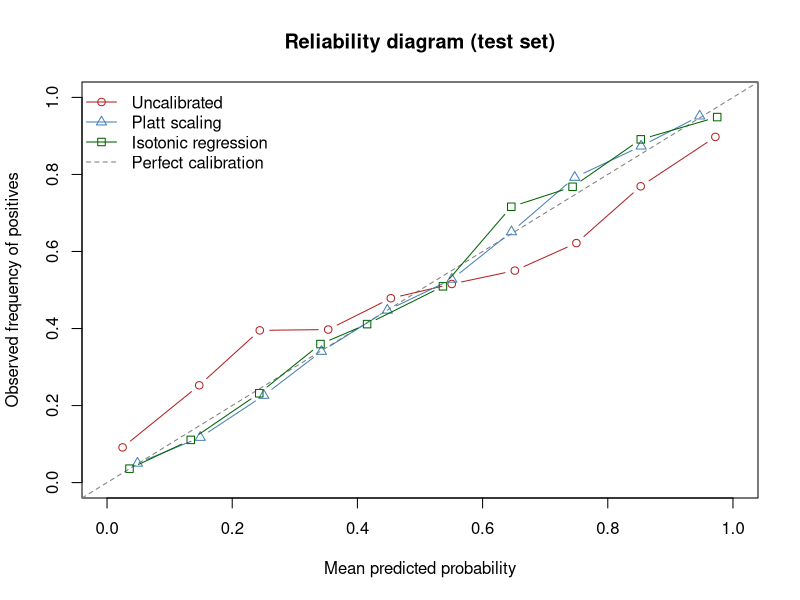

Recreate this plot in R.
## ---- chunk 1
#| include: false
suppressPackageStartupMessages(library(tidyverse))
## ---- chunk 2
methods_tbl <- data.frame(
  Method = c("Platt scaling", "Isotonic regression", "Temperature scaling"),
  Form = c("Logistic sigmoid g(s)=1/(1+exp(As+B))",
           "Monotone step function (PAV)",
           "Softmax with logits/T"),
  Parameters = c("2 (A, B)", "Non-parametric", "1 (T)"),
  `Data appetite` = c("Small", "Large", "Very small"),
  `Best for` = c("Smooth sigmoidal distortion (SVM, boosting)",
                 "Arbitrary monotone distortion, ample data",
                 "Confidence inflation in neural nets"),
  check.names = FALSE
)
knitr::kable(
  methods_tbl,
  caption = "Recalibration methods compared by functional form, parameter count, data requirements, and typical use case."
)
## ---- chunk 3
set.seed(1301)

# Simulate a binary problem with two informative features.
n <- 9000
x1 <- rnorm(n)
x2 <- rnorm(n)
lin <- -0.4 + 1.6 * x1 - 1.2 * x2          # true log-odds
p_true <- 1 / (1 + exp(-lin))               # true P(Y=1 | x)
y <- rbinom(n, size = 1, prob = p_true)

# Three-way split: train / calibration / test.
idx <- sample(rep(c("train", "calib", "test"), length.out = n))
train <- idx == "train"
calib <- idx == "calib"
test  <- idx == "test"

dat <- data.frame(x1 = x1, x2 = x2, y = y)

# Fit an honest logistic model, then DELIBERATELY distort its
# probabilities to mimic an over-confident classifier. Squaring the
# odds ratio pushes probabilities toward 0 and 1 while preserving rank.
fit <- glm(y ~ x1 + x2, data = dat[train, ], family = binomial())

raw_logodds <- predict(fit, newdata = dat, type = "link")
overconf_logodds <- 1.8 * raw_logodds       # inflate confidence
p_model <- 1 / (1 + exp(-overconf_logodds))  # over-confident scores

# Helper: Brier score.
brier <- function(p, y) mean((p - y)^2)

# Helper: expected calibration error with equal-width bins.
ece <- function(p, y, bins = 10) {
  edges <- seq(0, 1, length.out = bins + 1)
  b <- findInterval(p, edges, rightmost.closed = TRUE, all.inside = TRUE)
  tot <- 0
  for (k in seq_len(bins)) {
    in_k <- b == k
    if (any(in_k)) {
      tot <- tot + (sum(in_k) / length(p)) * abs(mean(y[in_k]) - mean(p[in_k]))
    }
  }
  tot
}

# Helper: reliability-diagram coordinates (equal-width bins).
reliability <- function(p, y, bins = 10) {
  edges <- seq(0, 1, length.out = bins + 1)
  b <- findInterval(p, edges, rightmost.closed = TRUE, all.inside = TRUE)
  mp <- tapply(p, b, mean)
  my <- tapply(y, b, mean)
  cnt <- tapply(y, b, length)
  data.frame(mean_pred = as.numeric(mp),
             obs_freq = as.numeric(my),
             count = as.numeric(cnt))
}
## ---- chunk 4
# --- Platt scaling: logistic regression of y on the model's log-odds. ---
platt_input <- overconf_logodds            # use the (distorted) log-odds as feature
platt_df <- data.frame(s = platt_input[calib], y = dat$y[calib])
platt_fit <- glm(y ~ s, data = platt_df, family = binomial())
p_platt <- predict(platt_fit,
                   newdata = data.frame(s = platt_input),
                   type = "response")

# --- Isotonic regression via base R isoreg, fit on the calibration set. ---
# isoreg expects inputs sorted by x; we fit on calib, then interpolate to all.
oc <- order(p_model[calib])
iso <- isoreg(p_model[calib][oc], dat$y[calib][oc])
# Build a monotone step interpolation function from the fitted values.
iso_map <- approxfun(iso$x, iso$yf, method = "constant",
                     rule = 2, ties = "ordered")
p_iso <- iso_map(p_model)

# Collect test-set metrics for every version of the probabilities.
metric_table <- data.frame(
  Model = c("Uncalibrated", "Platt scaling", "Isotonic regression"),
  Brier = c(brier(p_model[test], dat$y[test]),
            brier(p_platt[test], dat$y[test]),
            brier(p_iso[test],  dat$y[test])),
  ECE = c(ece(p_model[test], dat$y[test]),
          ece(p_platt[test], dat$y[test]),
          ece(p_iso[test],  dat$y[test]))
)
metric_table$Brier <- round(metric_table$Brier, 4)
metric_table$ECE   <- round(metric_table$ECE, 4)
## ---- chunk 5
knitr::kable(
  metric_table,
  caption = "Test-set Brier score and expected calibration error (ECE) for the uncalibrated over-confident model versus Platt scaling and isotonic regression. Lower is better for both metrics."
)
## ---- chunk 6
rel_raw   <- reliability(p_model[test], dat$y[test])
rel_platt <- reliability(p_platt[test], dat$y[test])
rel_iso   <- reliability(p_iso[test],  dat$y[test])

plot(NA, xlim = c(0, 1), ylim = c(0, 1),
     xlab = "Mean predicted probability",
     ylab = "Observed frequency of positives",
     main = "Reliability diagram (test set)")
abline(0, 1, lty = 2, col = "grey50")
lines(rel_raw$mean_pred,   rel_raw$obs_freq,   type = "b", pch = 1, col = "firebrick")
lines(rel_platt$mean_pred, rel_platt$obs_freq, type = "b", pch = 2, col = "steelblue")
lines(rel_iso$mean_pred,   rel_iso$obs_freq,   type = "b", pch = 0, col = "darkgreen")
legend("topleft", bty = "n",
       legend = c("Uncalibrated", "Platt scaling", "Isotonic regression",
                  "Perfect calibration"),
       col = c("firebrick", "steelblue", "darkgreen", "grey50"),
       pch = c(1, 2, 0, NA), lty = c(1, 1, 1, 2))
